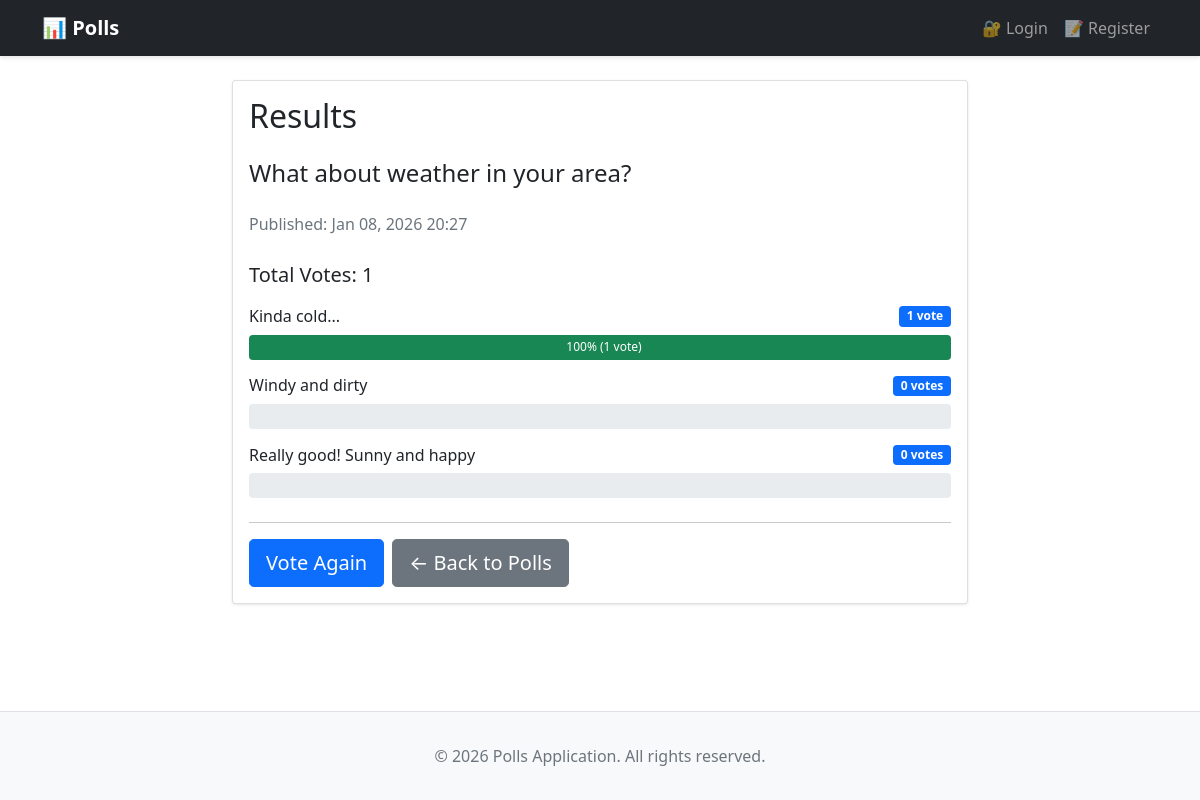
Screenshot of /polls/3/results/ with the database file from the repository.
### polls/models.py (models this page shows, shortened)
class Question(models.Model):
    question_text = models.CharField(max_length=200)
    pub_date = models.DateTimeField("date published")
    def get_total_votes(self):
        return sum(choice.votes for choice in self.choice_set.all())

class Choice(models.Model):
    question = models.ForeignKey(Question, on_delete=models.CASCADE)
    choice_text = models.CharField(max_length=200)
    votes = models.IntegerField(default=0)

### polls/views.py (the view)
# urls.py: path("<int:pk>/results/", views.ResultsView.as_view(), name="results"),
class ResultsView(PollsBaseView, generic.DetailView):
    model = Question
    template_name = "polls/results.html"

### polls/views.py (called while the page is built)
    def get_slogan(self):
        return random.choice(self.slogans)

    def get_context_data(self, **kwargs):
        context = super().get_context_data(**kwargs)
        context['slogan'] = self.get_slogan()
        return context

### polls/templates/polls/results.html (shortened to what this page needs)
{% extends "base.html" %}
{% block content %}
<div class="row justify-content-center">
    <div class="col-lg-8">
        <div class="card">
            <div class="card-body">
                <h2 class="card-title mb-4">Results</h2>
                <h4 class="mb-4">{{ question.question_text }}</h4>
                <p class="text-muted mb-4">
                    Published: {{ question.pub_date|date:"M d, Y H:i" }}
                </p>
                <div class="mb-4">
                    <p class="lead">
                        <strong>Total Votes:</strong>
                        <span id="total-votes">{{ question.get_total_votes }}</span>
                    </p>
                    {% for choice in question.choice_set.all %}
                        <div class="mb-3">
                            <div class="d-flex justify-content-between align-items-center mb-2">
                                <h6 class="mb-0">{{ choice.choice_text }}</h6>
                                <span class="badge bg-primary">{{ choice.votes }} vote{{ choice.votes|pluralize }}</span>
                            </div>
                            <div class="progress" style="height: 25px;">
                                {% if question.get_total_votes > 0 %}
                                    {% widthratio choice.votes question.get_total_votes 100 as percentage %}
                                    <div
                                        class="progress-bar bg-success"
                                        role="progressbar"
                                        style="width: {{ percentage }}%"
                                        aria-valuenow="{{ choice.votes }}"
                                        aria-valuemin="0"
                                        aria-valuemax="{{ question.get_total_votes }}"
                                    >
                                        <span class="ps-2">{{ percentage }}% ({{ choice.votes }} vote{{ choice.votes|pluralize }})</span>
                                    </div>
                                {% endif %}
                            </div>
                        </div>
                    {% endfor %}
                </div>
                <hr>
                <div class="d-flex gap-2">
                    <a href="{% url 'polls:detail' question.id %}" class="btn btn-primary btn-lg">
                        Vote Again
                    </a>
                    <a href="{% url 'polls:index' %}" class="btn btn-secondary btn-lg">
                        ← Back to Polls
                    </a>
                </div>
            </div>
        </div>
    </div>
</div>
{% endblock %}

### templates/base.html (style rules this page uses)
body { display: flex; flex-direction: column; min-height: 100vh; }
.card { box-shadow: 0 1px 3px rgba(0,0,0,0.1); animation: slideIn 0.3s ease-out; }
.btn { transition: all 0.2s ease; }
a { transition: color 0.2s ease; }

### rows the page displays
Question: question_text "What about weather in your area?", pub_date "Jan 08, 2026 20:27", get_total_votes "1"
Choice: choice_text "Kinda cold...", votes "1", percentage "100"
Choice: choice_text "Windy and dirty", votes "0"
Choice: choice_text "Really good! Sunny and happy", votes "0"
